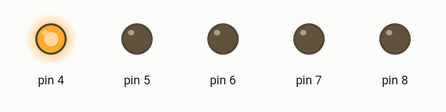
Simulated run of this sketch. Board: Arduino Uno, built with avr-gcc and run on an emulated ATmega328P. On the bench: output pins drawn as LEDs (lit = HIGH).

Above: at 0.05 s.
At 0.75 s:
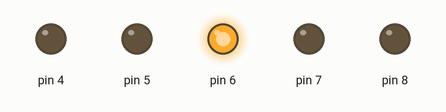
At 1.45 s:
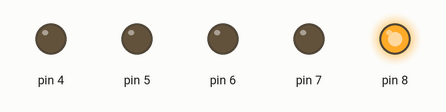
At 2.15 s:
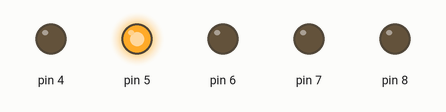
At 2.85 s:
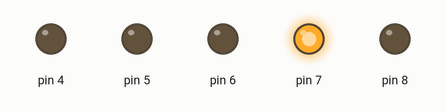
Timing chart, 0 to 3.1 s (numbered marks = the images above):
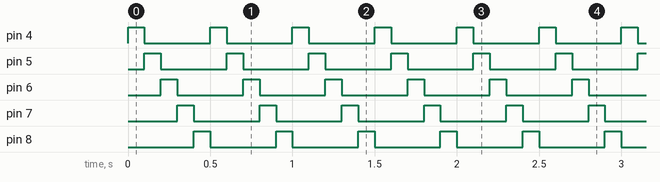

The sketch:

sketch_mar31a.ino
```cpp
#define DELAY_TIME 100

void setup() {
pinMode(4,OUTPUT);
pinMode(5,OUTPUT);
pinMode(6,OUTPUT);
pinMode(7,OUTPUT);
pinMode(8,OUTPUT);


}

void loop() {
  digitalWrite(4,HIGH); //4번 포트에 전기공급
  delay(DELAY_TIME);    //딜레이 0.1초 (위에 DELAY_TIME 100)선언
  digitalWrite(4,LOW);

  digitalWrite(5,HIGH);
  delay(DELAY_TIME);
  digitalWrite(5,LOW);

  digitalWrite(6,HIGH);
  delay(DELAY_TIME);
  digitalWrite(6,LOW);

  digitalWrite(7,HIGH);
  delay(DELAY_TIME);
  digitalWrite(7,LOW);

  digitalWrite(8,HIGH);
  delay(DELAY_TIME);
  digitalWrite(8,LOW);
}
```

Measured:
- by itself, pin 4–8: alternates HIGH for 0.10 s and LOW for 0.40 s
